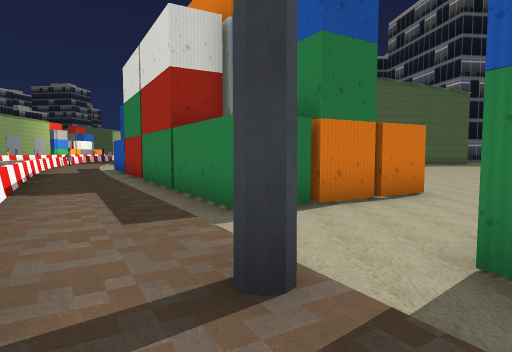
view 1 (above)

24 first-person views from a walk through a Unity game level. The camera is 1.4 m above the floor, tilts 4° down and sees 75° across. The floor is counted in squares, 2 m on a side. Each view is taken from the middle of a square. On the plan, view 1 faces up. The plan holds only what a view shows up to about 10 squares ahead; the rest is blank. The place goes on beyond the plan. Some surface patterns are stand-ins.

view 2
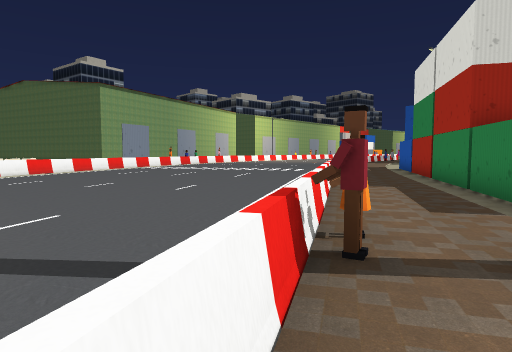

view 3
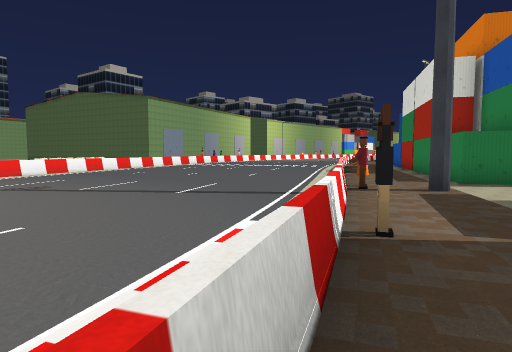

view 4
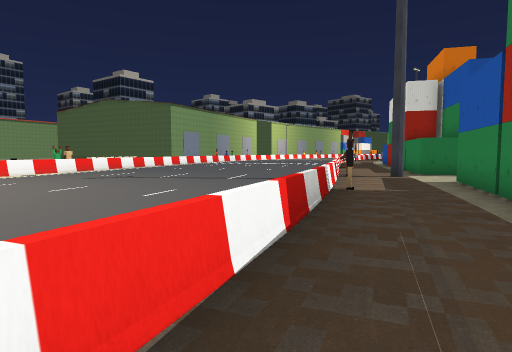

view 5
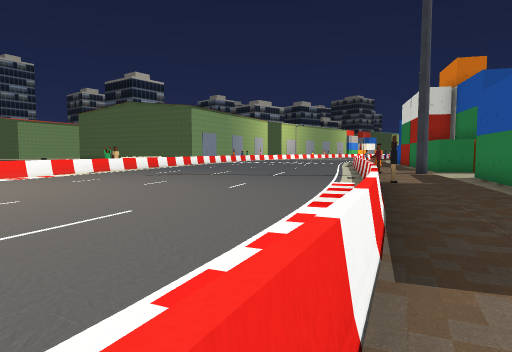

view 6
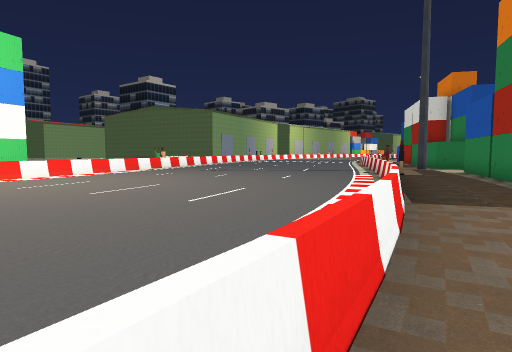

view 7
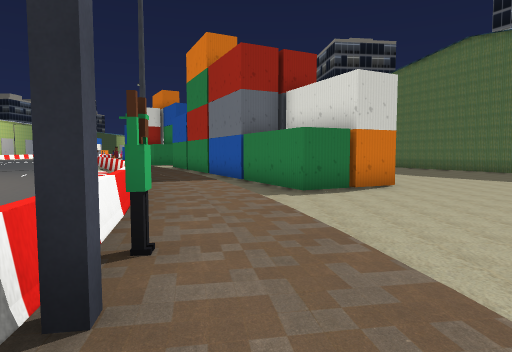

view 8
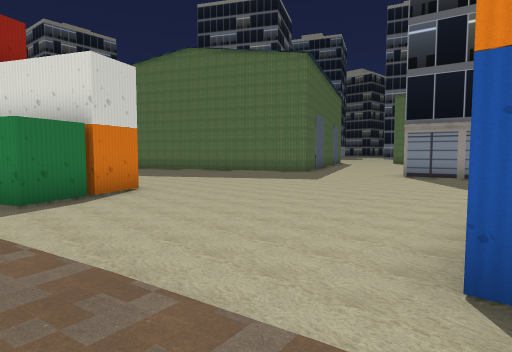

view 9
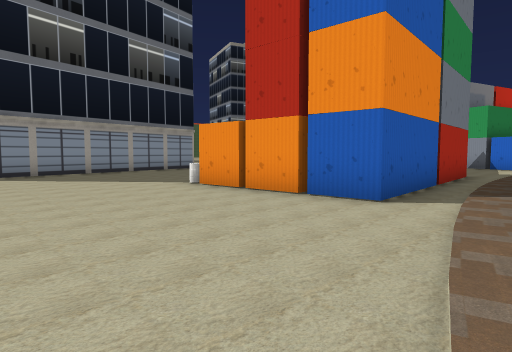

view 10
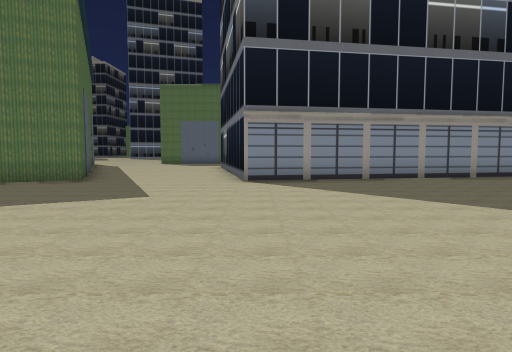

view 11
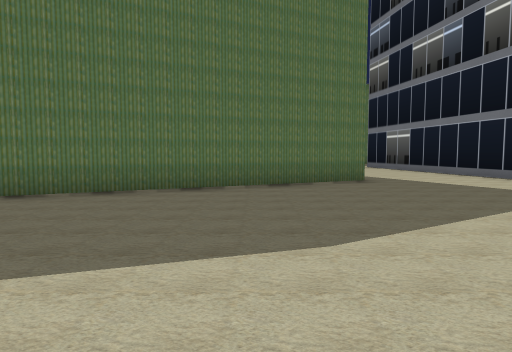

view 12
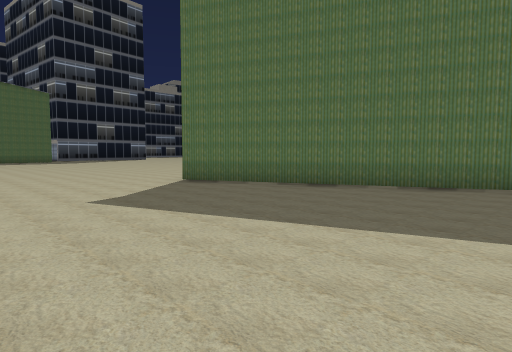

view 13
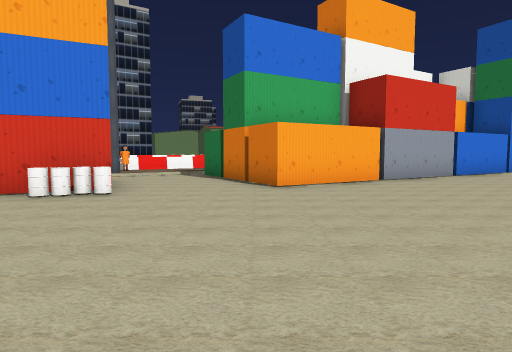

view 14
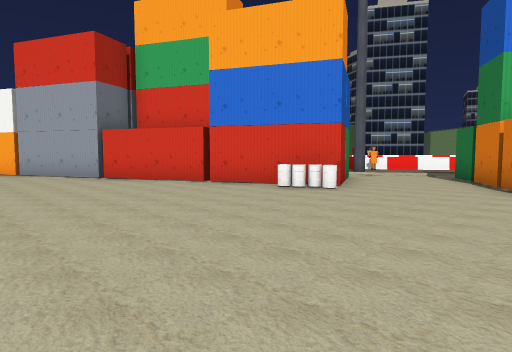

view 15
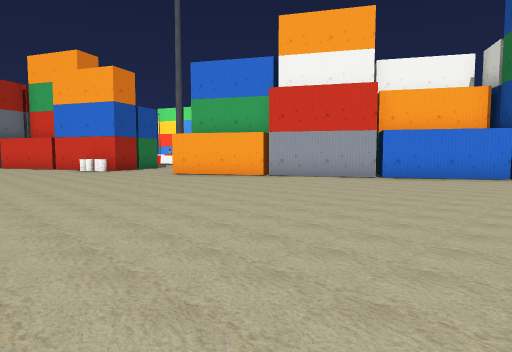

view 16
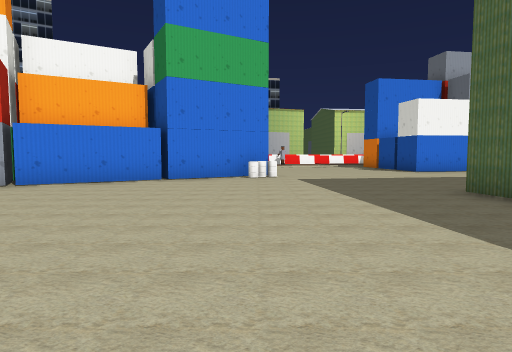

view 17
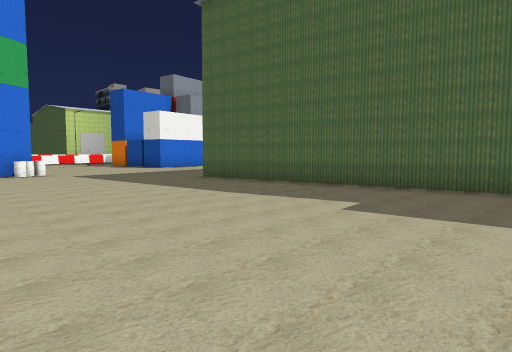

view 18
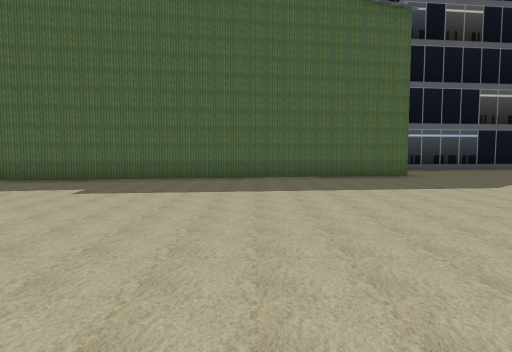

view 19
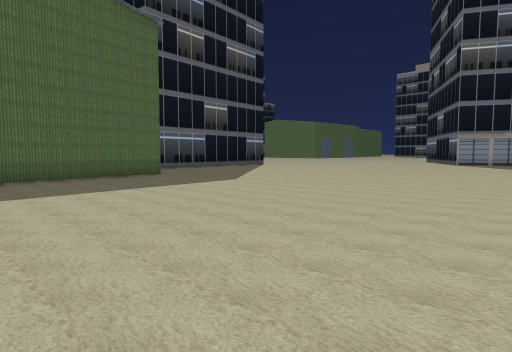

view 20
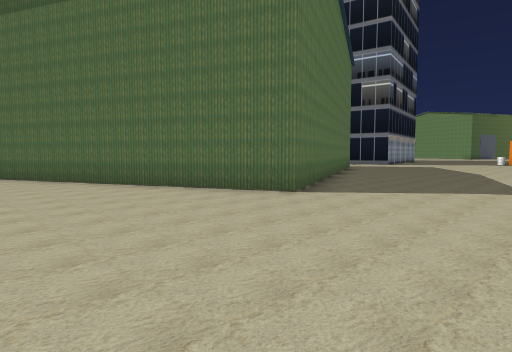

view 21
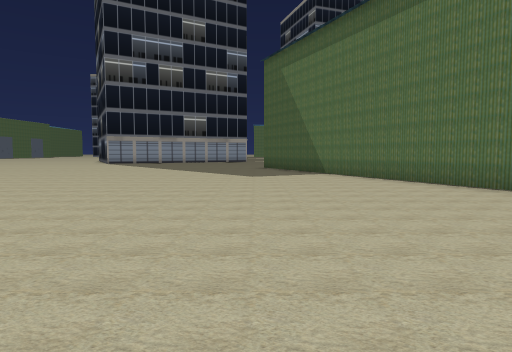

view 22
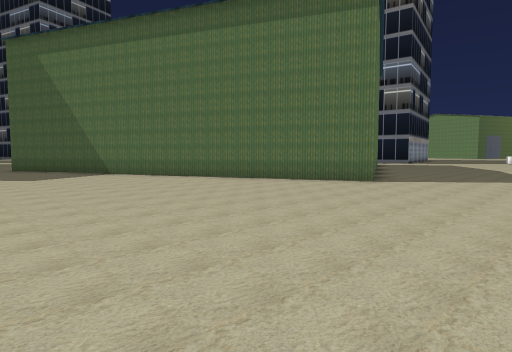

view 23
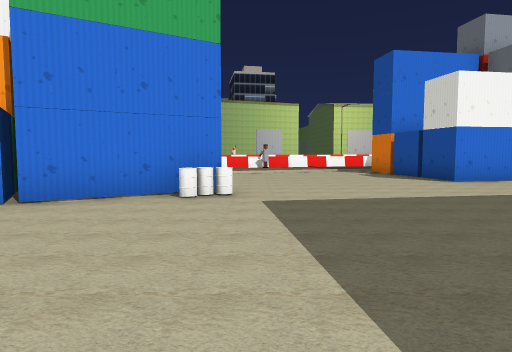

view 24
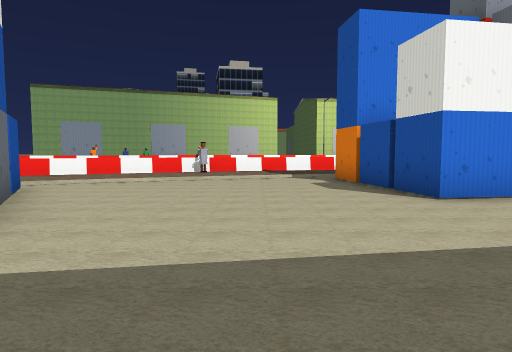

### Floor plan
Key: @ floor where view 1 was taken; # wall or solid block; . main floor; : floor 0.25 m higher than the main floor; / step, stairs or slope; = window, fence, low wall or low ledge; O other object.
Columns run from 10 left of view 1 to 19 right of it. Each row starts with its distance up from view 1.
 24      #
 23  #####...           #####...
 22 :.........    #######.......
 21 :/.........####............
 20 :/.........................
 19 :/..........................
 18  :/..........................
 17 =:/... OO.....................
 16 =::..###......................
 15 =::/## ##.....................
 14 #=:    ###....................
 13          #....................
 12          ##.........  ........
 11          ##...................
 10    =::/#  ##..................
  9     /:/##  #..................
  8     =::/## ##.................
  7      =:/.#  ##................
  6    ..=/:/####................#
  5   ....=::.##..............###
  4  .....=/:/..............###
  3  ......=::/..#OO.......##
  2  .......=:#.###.........#
  1  .......=#:/####........#
  0  ........=@:.###........##
 -1   .......=/:/####........#
 -2  .........=#:.###........##
 -3  .........==:/  ##........#
 -4   .........=::.  #........##
 -5    ........=/:/  ## .......#
 -6    .........=::.#   .......###
 -7    .........=::/##  ..........
 -8   =..........=:/.###..........
 -9     .........=::.#............
-10     .........#///.............
-11    =..........=:/...........##
-12      .........=::...........#
-13            ...=::/..........#
-14                #:/....O.....#
-15                #:/#####.....#
-16                 :/##     ...##
-17                  :.#       ..#
-18                  :.#        .#
-19                  :.#

Where each view was taken, in squares from view 1:
view 1: 0 up, 0 right, facing up
view 2: 1 down, 0 right, facing up-left
view 3: 5 down, 2 right, facing up-left
view 4: 8 down, 4 right, facing up-left
view 5: 10 down, 4 right, facing up-left
view 6: 13 down, 5 right, facing up-left
view 7: 16 down, 6 right, facing up
view 8: 15 down, 6 right, facing up-right
view 9: 10 down, 6 right, facing down-right
view 10: 11 down, 9 right, facing right
view 11: 4 down, 9 right, facing right
view 12: 4 down, 8 right, facing up-right
view 13: 6 up, 10 right, facing left
view 14: 7 up, 10 right, facing down-left
view 15: 16 up, 9 right, facing down-left
view 16: 17 up, 7 right, facing left
view 17: 15 up, 9 right, facing up-left
view 18: 13 up, 10 right, facing up
view 19: 13 up, 9 right, facing up-right
view 20: 8 up, 9 right, facing down-right
view 21: 9 up, 9 right, facing right
view 22: 11 up, 9 right, facing down-right
view 23: 18 up, 3 right, facing left
view 24: 20 up, 0 right, facing left
